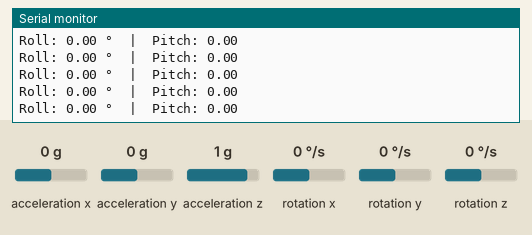
This sketch was run on a simulated Arduino Uno, built with avr-gcc and run on an emulated ATmega328P. Parts: the last lines printed to the serial monitor. The inputs (shaded band) are chosen by the test bench; at power-on: acceleration x 0 g, acceleration y 0 g, acceleration z 1 g, rotation x 0 °/s, rotation y 0 °/s, rotation z 0 °/s.

Above: at 1.2 s.
1.3 s: acceleration x set to -1.4 g
At 1.35 s:
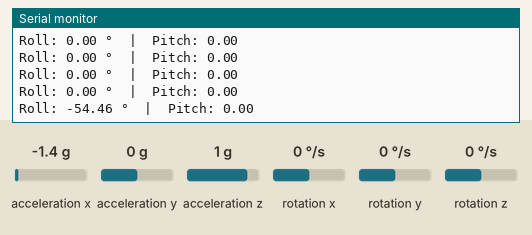
4.3 s: acceleration y set to -1.4 g
At 4.35 s:
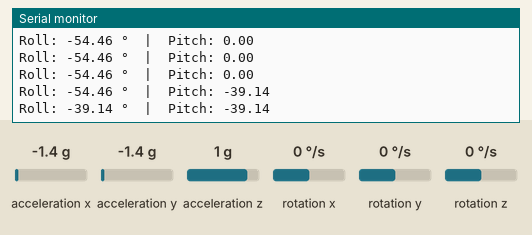
5.8 s: acceleration z set to -1.4 g
At 13.24 s:
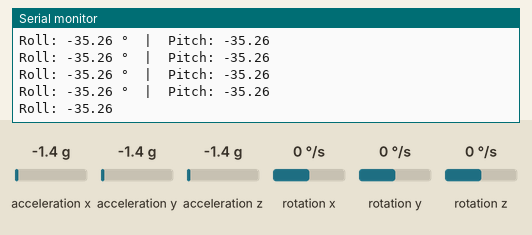
Timing chart, 0 to 13.3 s (numbered marks = the images above; inputs shaded):
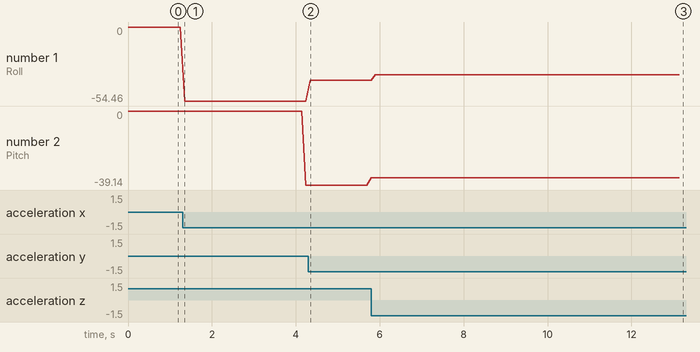

Measured:
- after the input at 1.3 s, the serial monitor: prints a new line after 0.05 s (image 1)
- after the input at 4.3 s, the serial monitor: prints a new line at once (image 2)
- after the input at 5.8 s, the serial monitor: prints a new line after 0.10 s (image 3)
- plotted number 1: 0 → -54.46 after the input at 1.3 s, -54.46 → -39.14 after the input at 4.3 s, -39.14 → -35.26 after the input at 5.8 s
- plotted number 2: 0 → -39.14 after the input at 1.3 s, -39.14 → -35.26 after the input at 4.3 s

The sketch:

Pitchroll_acele.ino
```cpp
/*
 * PROYECTO: Pitch y roll usando solo acelerometro
 * PARTICIPANTES:

* - Diego Guillermo Guardado Viramontes
* - Axel Perea Pinedo
* - Valeria Carrillo Hernández
 */

#include <Wire.h>
#include <MPU6050.h>

MPU6050 mpu;

int16_t ax, ay, az;

void setup() {
  Serial.begin(115200);
  Wire.begin();
  mpu.initialize();

  if (mpu.testConnection()) {
    Serial.println("MPU6050 listo");
  } else {
    Serial.println("Error al inicializar");
  }
}

void loop() {
  // Leer solo acelerómetro (gyro no se usa)
  mpu.getAcceleration(&ax, &ay, &az);

  // Normalizar a g (±2g → 16384 LSB/g)
  float axf = ax / 16384.0;
  float ayf = ay / 16384.0;
  float azf = az / 16384.0;

  // Calcular pitch y roll con atan2 (resultado en radianes → convertir a grados)
  float pitch = atan2(axf, sqrt(ayf * ayf + azf * azf)) * 180.0 / PI;
  float roll  = atan2(ayf, sqrt(axf * axf + azf * azf)) * 180.0 / PI;

  Serial.print(" °  |  Pitch: ");  Serial.println(roll, 2);
  Serial.print("Roll: "); Serial.print(pitch, 2);


  delay(100);
}
```
